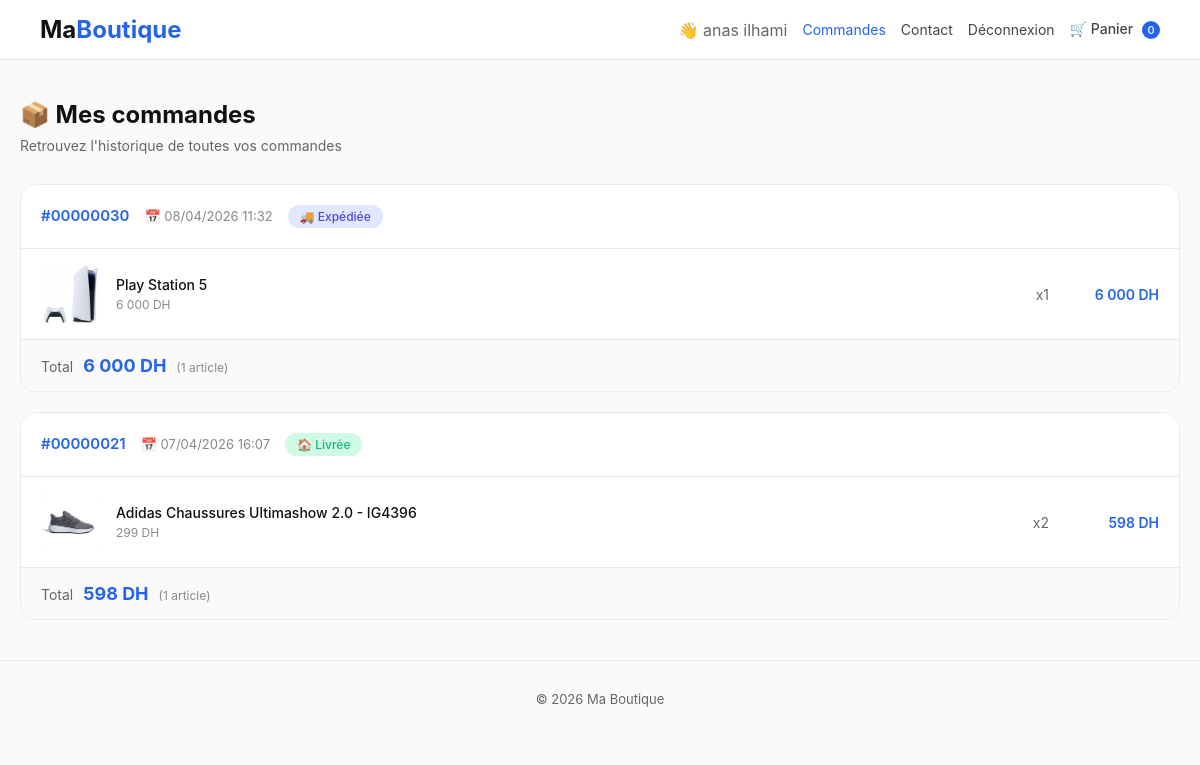
Page /mes_commandes.php (signed in) on the committed database.
### tables this page shows
CREATE TABLE `commande` (
  `id_commande` int(11) NOT NULL,
  `id_status` int(11) NOT NULL,
  `prix_totale` decimal(10,2) NOT NULL DEFAULT 0.00,
  `date_commande` datetime DEFAULT current_timestamp(),
  `id_utilisateur` int(11) NOT NULL,
  `adresse_livraison` text NOT NULL,
  `notes` text DEFAULT NULL
);

CREATE TABLE `status` (
  `id_status` int(11) NOT NULL,
  `nom` varchar(50) NOT NULL
);

CREATE TABLE `ligne_commande` (
  `id_ligne_commande` int(11) NOT NULL,
  `id_commande` int(11) NOT NULL,
  `id_produit` int(11) NOT NULL,
  `quantite` int(11) NOT NULL,
  `prix_unitaire` decimal(10,2) NOT NULL
);

CREATE TABLE `produit` (
  `id_produit` int(11) NOT NULL,
  `nom` varchar(200) NOT NULL,
  `description` text DEFAULT NULL,
  `prix` decimal(10,2) NOT NULL,
  `stock` int(11) NOT NULL DEFAULT 0,
  `image` varchar(255) DEFAULT NULL,
  `id_categorie` int(11) NOT NULL
);

### mes_commandes.php (the view, shortened to what this page needs)
<?php
$database = new Database();
$db = $database->getConnection();
$query = "SELECT c.*, s.nom as status_nom
          FROM commande c
          JOIN status s ON c.id_status = s.id_status
          WHERE c.id_utilisateur = :id_utilisateur
          ORDER BY c.date_commande DESC";
$stmt = $db->prepare($query);
$stmt->bindParam(':id_utilisateur', $_SESSION['client_id']);
$stmt->execute();
$commandes = $stmt->fetchAll(PDO::FETCH_ASSOC);
foreach($commandes as $key => $commande) {
    $query_details = "SELECT lc.*, p.nom as produit_nom, p.image
                      FROM ligne_commande lc
                      JOIN produit p ON lc.id_produit = p.id_produit
                      WHERE lc.id_commande = :id_commande";
    $stmt_details = $db->prepare($query_details);
    $stmt_details->bindParam(':id_commande', $commande['id_commande']);
    $stmt_details->execute();
    $commandes[$key]['details'] = $stmt_details->fetchAll(PDO::FETCH_ASSOC);
    $commandes[$key]['nb_articles'] = count($commandes[$key]['details']);
}
foreach($commandes as $key => $commande) {
    $date_commande = new DateTime($commande['date_commande']);
    $now = new DateTime();
    $interval = $now->diff($date_commande);
    $hours_diff = ($interval->days * 24) + $interval->h;
    $commandes[$key]['can_cancel'] = ($commande['id_status'] == 1 && $hours_diff < 24);
}
?>
<!DOCTYPE html>
<html lang="fr">
<head>
</head>
<body>
    <div class="header">
        <div class="container">
            <div class="header-inner">
                <div class="logo">
                    <a href="index.php">Ma<span>Boutique</span></a>
                </div>
                <div class="user-links">
                    <span style="color:#666;">👋 <?php echo htmlspecialchars($_SESSION['client_nom']); ?></span>
                    <a href="mes_commandes.php" style="color:#2563eb;">Commandes</a>
                    <a href="contact.php">Contact</a>
                    <a href="logout_client.php" onclick="return confirm('Déconnexion ?')">Déconnexion</a>
                    <a href="panier.php" class="cart">
                        🛒 Panier
                        <span class="cart-count"><?php echo isset($_SESSION['panier']) ? array_sum($_SESSION['panier']) : 0; ?></span>
                    </a>
                </div>
            </div>
        </div>
    </div>
    <div class="container main-content">
        <div class="page-title">
            <h2>📦 Mes commandes</h2>
            <p>Retrouvez l'historique de toutes vos commandes</p>
        </div>
        <?php if(count($commandes) > 0): ?>
            <?php foreach($commandes as $commande): ?>
                <div class="order-card">
                    <div class="order-header">
                        <div class="order-info">
                            <span class="order-number">#<?php echo str_pad($commande['id_commande'], 8, '0', STR_PAD_LEFT); ?></span>
                            <span class="order-date">📅 <?php echo date('d/m/Y H:i', strtotime($commande['date_commande'])); ?></span>
                            <span class="order-status status-<?php
                                $status_class = strtolower($commande['status_nom']);
                                $status_class = str_replace(' ', '-', $status_class);
                                $status_class = str_replace('é', 'e', $status_class);
                                echo $status_class;
                            ?>">
                                <?php
                                    $status_icon = '';
                                    switch($commande['status_nom']) {
                                        case 'Expédiée': $status_icon = '🚚 '; break;
                                        case 'Livrée': $status_icon = '🏠 '; break;
                                    }
                                    echo $status_icon . htmlspecialchars($commande['status_nom']);
                                ?>
                            </span>
                        </div>
                    </div>
                    <div class="products-list">
                        <?php if(isset($commande['details']) && count($commande['details']) > 0): ?>
                            <?php foreach($commande['details'] as $detail): ?>
                                <div class="product-item">
                                    <div class="product-image">
                                        <?php if(!empty($detail['image']) && file_exists('uploads/products/' . $detail['image'])): ?>
                                            <img src="uploads/products/<?php echo $detail['image']; ?>" alt="<?php echo htmlspecialchars($detail['produit_nom']); ?>">
                                        <?php else: ?>
                                            <span>📦</span>
                                        <?php endif; ?>
                                    </div>
                                    <div class="product-info">
                                        <div class="product-name"><?php echo htmlspecialchars($detail['produit_nom']); ?></div>
                                        <div class="product-price"><?php echo number_format($detail['prix_unitaire'], 0, ',', ' '); ?> DH</div>
                                    </div>
                                    <div class="product-quantity">x<?php echo $detail['quantite']; ?></div>
                                    <div class="product-total"><?php echo number_format($detail['prix_unitaire'] * $detail['quantite'], 0, ',', ' '); ?> DH</div>
                                </div>
                            <?php endforeach; ?>
                        <?php else: ?>
                            <div class="product-item">
                                <div class="product-info">Aucun détail disponible</div>
                            </div>
                        <?php endif; ?>
                    </div>
                    <div class="order-footer">
                        <div class="order-total">
                            <span class="total-label">Total</span>
                            <span class="total-amount"><?php echo number_format($commande['prix_totale'], 0, ',', ' '); ?> DH</span>
                            <span class="total-articles">(<?php echo $commande['nb_articles']; ?> article<?php echo $commande['nb_articles'] > 1 ? 's' : ''; ?>)</span>
                        </div>
                    </div>
                </div>
            <?php endforeach; ?>
        <?php endif; ?>
    </div>
    <div class="footer">
        <p>&copy; <?php echo date('Y'); ?> Ma Boutique</p>
    </div>
</body>
</html>

### mes_commandes.php (style rules this page uses)
* { margin: 0; padding: 0; box-sizing: border-box; }
body { font-family: -apple-system, BlinkMacSystemFont, 'Segoe UI', Roboto, Helvetica, Arial, sans-serif; background: #fafafa; color: #111; }
.container { max-width: 1200px; margin: 0 auto; padding: 0 20px; }
.header { background: white; border-bottom: 1px solid #eaeaea; position: sticky; top: 0; z-index: 100; }
.header-inner { display: flex; justify-content: space-between; align-items: center; padding: 15px 20px; gap: 20px; flex-wrap: wrap; }
.logo a { font-size: 24px; font-weight: 700; text-decoration: none; color: #111; }
.logo span { color: #2563eb; }
.user-links { display: flex; gap: 15px; align-items: center; }
.user-links a { text-decoration: none; color: #444; font-size: 14px; }
.cart { position: relative; font-weight: 500; }
.cart-count { background: #2563eb; color: white; border-radius: 50%; width: 18px; height: 18px; font-size: 11px; display: inline-flex; align-items: center; justify-content: center; margin-left: 5px; }
.main-content { margin: 40px auto; }
.page-title { margin-bottom: 30px; }
.page-title h2 { font-size: 24px; color: #111; margin-bottom: 8px; }
.page-title p { color: #666; font-size: 14px; }
.order-card { background: white; border-radius: 16px; border: 1px solid #eaeaea; margin-bottom: 20px; overflow: hidden; transition: box-shadow 0.2s; }
.order-header { padding: 20px; border-bottom: 1px solid #eaeaea; background: white; display: flex; justify-content: space-between; align-items: center; flex-wrap: wrap; gap: 15px; }
.order-info { display: flex; flex-wrap: wrap; gap: 15px; align-items: baseline; }
.order-number { font-weight: 600; color: #2563eb; font-size: 15px; }
.order-date { color: #888; font-size: 13px; }
.order-status { padding: 4px 12px; border-radius: 20px; font-size: 12px; font-weight: 500; }
.status-expediee { background: #e0e7ff; color: #4f46e5; }
.status-livree { background: #d1fae5; color: #10b981; }
.products-list { padding: 0 20px; }
.product-item { display: flex; align-items: center; gap: 15px; padding: 15px 0; border-bottom: 1px solid #f0f0f0; }
.product-item:last-child { border-bottom: none; }
.product-image { width: 60px; height: 60px; background: #f5f5f5; border-radius: 10px; display: flex; align-items: center; justify-content: center; overflow: hidden; flex-shrink: 0; }
.product-image img { width: 100%; height: 100%; object-fit: cover; }
.product-info { flex: 1; }
.product-name { font-weight: 500; font-size: 14px; margin-bottom: 4px; }
.product-price { font-size: 12px; color: #888; }
.product-quantity { color: #666; font-size: 14px; margin: 0 15px; flex-shrink: 0; }
.product-total { font-weight: 600; color: #2563eb; font-size: 14px; min-width: 80px; text-align: right; flex-shrink: 0; }
.order-footer { padding: 15px 20px; background: #fafafa; border-top: 1px solid #eaeaea; display: flex; justify-content: space-between; align-items: center; flex-wrap: wrap; gap: 15px; }
.order-total { display: flex; align-items: baseline; gap: 10px; flex-wrap: wrap; }
.total-label { font-size: 14px; color: #666; }
.total-amount { font-size: 18px; font-weight: 700; color: #2563eb; }
.total-articles { font-size: 12px; color: #888; }
.footer { text-align: center; padding: 30px; color: #666; font-size: 13px; border-top: 1px solid #eaeaea; margin-top: 40px; }

### rows in the picture
commande: id_commande "00000030", date_commande "08/04/2026 11:32", id_status.nom "🚚", id_status.nom "Expédiée", prix_totale "6 000", nb_articles "1"
ligne_commande: id_produit.image (picture), id_produit.nom "Play Station 5", prix_unitaire "6 000", quantite "1", $detail['prix_unitaire'] * $detail['quantite'] "6 000"
commande: id_commande "00000021", date_commande "07/04/2026 16:07", id_status.nom "🏠", id_status.nom "Livrée", prix_totale "598", nb_articles "1"
ligne_commande: id_produit.image (picture), id_produit.nom "Adidas Chaussures Ultimashow 2.0 - IG4396", prix_unitaire "299", quantite "2", $detail['prix_unitaire'] * $detail['quantite'] "598"

### other values in the picture
$_SESSION['client_nom'] "anas ilhami"
array_sum($_SESSION['panier']) "0"
